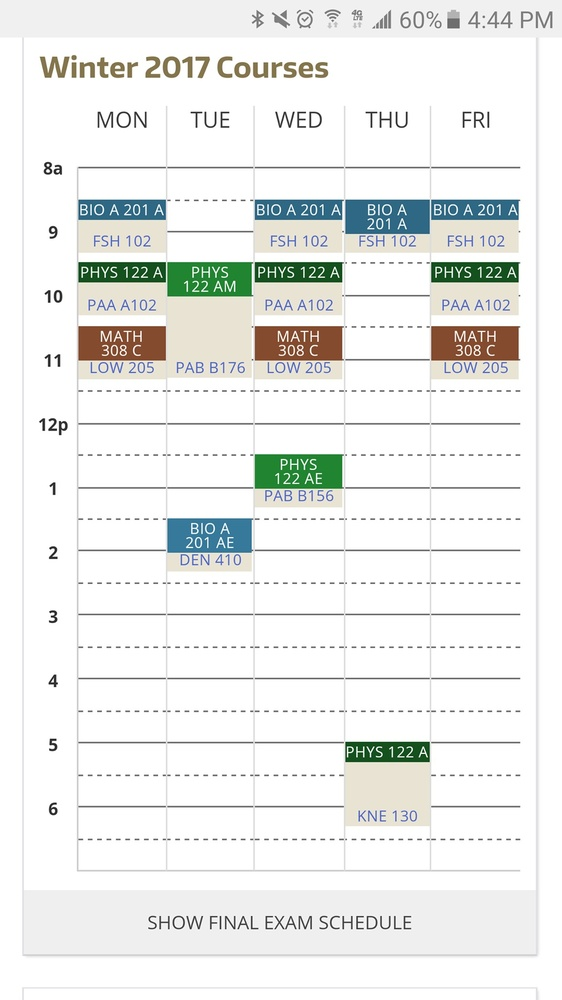
//> input picture opencv/testdata/schedule.jpg, 562 x 1000 px, shrunk from 1152 x 2048 before the run
$ ./main ../../testdata/   (built with g++ and OpenCV 4)
//> lines starting //> are read from the running program, lines starting //| are printed output that depends on the picture; after the words box and inside, x2 and y2 are one past the last pixel; in counts of white or black regions, pixels touching at a corner belong together
### opencv/ScheduleCV/OCR.h
#pragma once

#include "opencv2/imgproc/imgproc.hpp"

using namespace std;
using namespace cv;

void convertToText(vector<Mat> classMats, uint32_t dayIndex);

### opencv/ScheduleCV/Tools.h
#pragma once

#include "opencv2/imgproc/imgproc.hpp"

void drawLine(cv::Mat m, cv::Vec4i line, cv::Scalar color);

### opencv/ScheduleCV/HourHeight.h
#pragma once

#include "opencv2/imgproc/imgproc.hpp"

std::vector<cv::Vec2i> contoursToRanges(std::vector<std::vector<cv::Point>> contours);
std::uint32_t getHourHeight(cv::Mat timeline);

### opencv/ScheduleCV/Tools.cpp
#include "opencv2/imgproc/imgproc.hpp"

#include "Tools.h"

using namespace cv;

void drawLine(Mat m, Vec4i line, Scalar color) {
	cv::line(m, Point(line[0], line[1]), Point(line[2], line[3]), color, 3, LINE_AA);
}

### opencv/linux/src/main.cpp
#include "opencv2/imgcodecs.hpp"
#include "opencv2/highgui/highgui.hpp"
#include "opencv2/imgproc/imgproc.hpp"

#include <iostream>
#include <limits.h>

#include "HourHeight.h"
#include "Tools.h"
#include "OCR.h"

using namespace cv;
using namespace std;

#define THRESHOLD			15
#define IN_THRESH(x,y)		abs((x) - (y)) < THRESHOLD

#define SCHEDULE_FILE	"schedule.jpg"

string folder;
uint32_t hourHeight;

// TODO
Vec4i findLeftEdge(vector<Vec4i> lines, size_t width) {
    vector<Vec4i> desiredLines = vector<Vec4i>();

    // Only verticals on the left quarter of the image
    for (auto line : lines) {
        if (IN_THRESH(line[0], line[2]) && (line[0] < width / 4) && (line[2] < width / 4)) {
            desiredLines.push_back(line);
        }
    }

    Vec4i rightLine = { -1, -1, -1, -1 };

    // Now we want the farthest right but also the longest one
    if (desiredLines.size() > 0) {
        rightLine = desiredLines[0];

        // pick the farthest right
        for (auto l : desiredLines) {
            if (l[0] > rightLine[0]) {
                rightLine = l;
            }
        }

        // choose the longest
        for (auto l : desiredLines) {
            if (IN_THRESH(l[0], rightLine[0])) {
                if ((abs(l[3] - l[1]) > abs(rightLine[3] - rightLine[1]))) {
                    rightLine = l;
                }
            }
        }
    }
    return rightLine;
}

// TODO
Vec4i findTopEdge(vector<Vec4i> lines, Vec4i leftEdge) {
    Vec4i topEdge = { -1, -1, -1, -1 };

    // Find the longest line that shares a point with the left edge
    for (size_t i = 0; i < lines.size(); i++) {
        Vec4i l = lines[i];
        // Horizontal?
        if (IN_THRESH(l[1], l[3])) {
            // Shares point?
            if (IN_THRESH(l[0], leftEdge[2]) && IN_THRESH(l[1], leftEdge[3])) {
                // Is longest?
                if (topEdge[0] >= 0) {
                    if (abs(topEdge[2] - topEdge[0]) < abs(l[2] - l[0])) {
                        topEdge = l;
                    }
                }
                else {
                    topEdge = l;
                }
            }
        }
    }

    return topEdge;
}

// TODO
// [52 lines left out: function processDay, not called in this run]

int main(int argc, char** argv) {
    if (argc != 2) {
        cout << "Need folder" << endl;
        exit(1);
    }
    folder = argv[1];
    string filename = folder + "/" SCHEDULE_FILE;
    Mat src = imread(filename);
//> src is the input picture: 1000 rows x 562 cols, CV_8UC3; mean B, G, R 235.3, 237.4, 235.8
    if (src.empty()) {
        cout << "can't open " << filename << endl;
        return -1;
    }

    // Convert to gray
    Mat gray = src;
    cvtColor(src, gray, COLOR_BGR2GRAY);
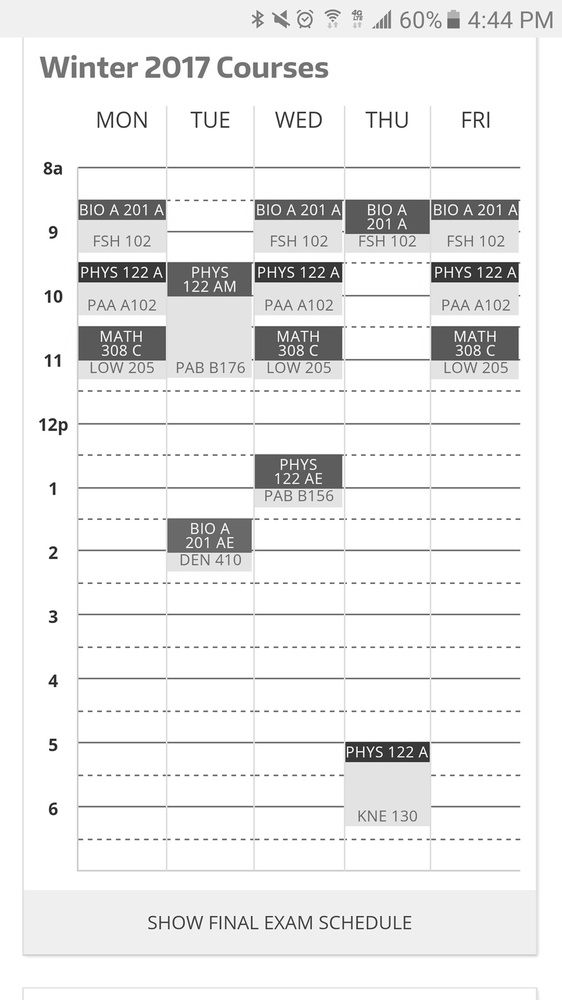
//> gray: 1000 rows x 562 cols, CV_8UC1; min 5, max 255, mean 236.7

    // Detect edges
    Mat edges;
    Canny(gray, edges, 50, 200);
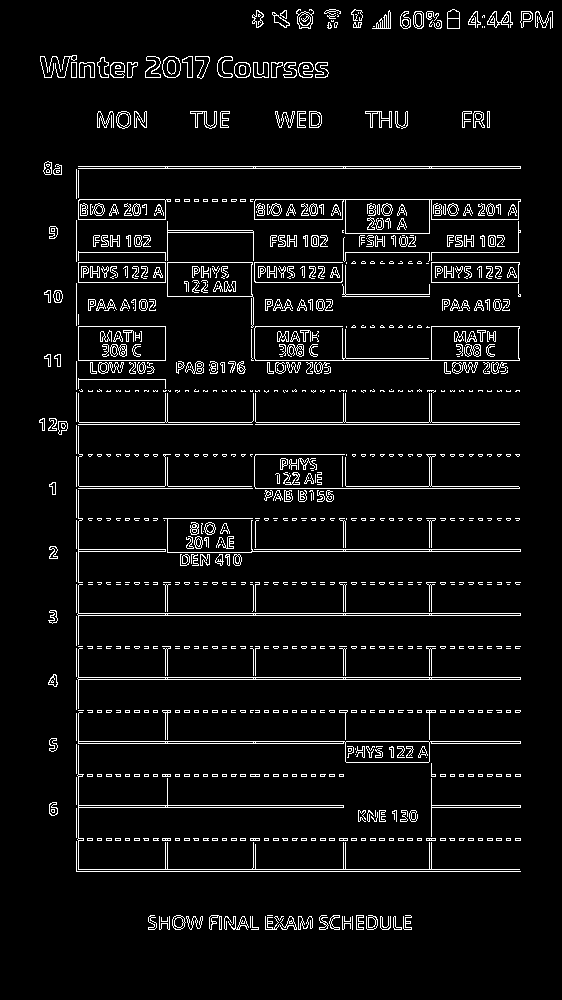
//> edges: 1000 rows x 562 cols, CV_8UC1; 5.8% white in thin lines or dots, all inside (x1, y1, x2, y2) = (39, 9, 553, 930)

    // Set up "output" matrix
    Mat output;
    // We want it BGR so that we can draw colored lines on it
    cvtColor(edges, output, COLOR_GRAY2BGR);

    // Detect lines from edges
    vector<Vec4i> lines;
    HoughLinesP(edges, lines, 1, CV_PI / 180, 50, 150, 10);
//> lines = 47 lines (x1, y1, x2, y2), first 8: [76, 871, 76, 361], [78, 871, 78, 378], [79, 615, 520, 615], [79, 677, 520, 677], [79, 869, 519, 869], [79, 741, 520, 741], [79, 613, 520, 613], [78, 166, 520, 166]

    // Find the left edge of our schedule area
    Vec4i leftEdge = findLeftEdge(lines, edges.cols);
//> the loop in findLeftEdge, `for (auto line : lines)` made 47 passes
//> line on passes 1 to 12: [76, 871, 76, 361], [78, 871, 78, 378], [79, 615, 520, 615], [79, 677, 520, 677], [79, 869, 519, 869], [79, 741, 520, 741], [79, 613, 520, 613], [78, 166, 520, 166], [79, 424, 519, 424], [79, 422, 519, 422], [77, 871, 520, 871], [78, 168, 520, 168]
//> in findLeftEdge, `rightLine = desiredLines[0];`: rightLine = [76, 871, 76, 361]
//> the loop in findLeftEdge, `for (auto l : desiredLines)` made 2 passes
//> the loop in findLeftEdge, `for (auto l : desiredLines)` made 2 passes
//> leftEdge = [76, 871, 76, 361]
    if (leftEdge[0] < 0) {
        return -1;
    }
    drawLine(output, leftEdge, Scalar(0, 0, 255));
//> in drawLine, `cv::line(m, Point(line[0], line[1]), Point(line[2], line[3]), color, 3..`:
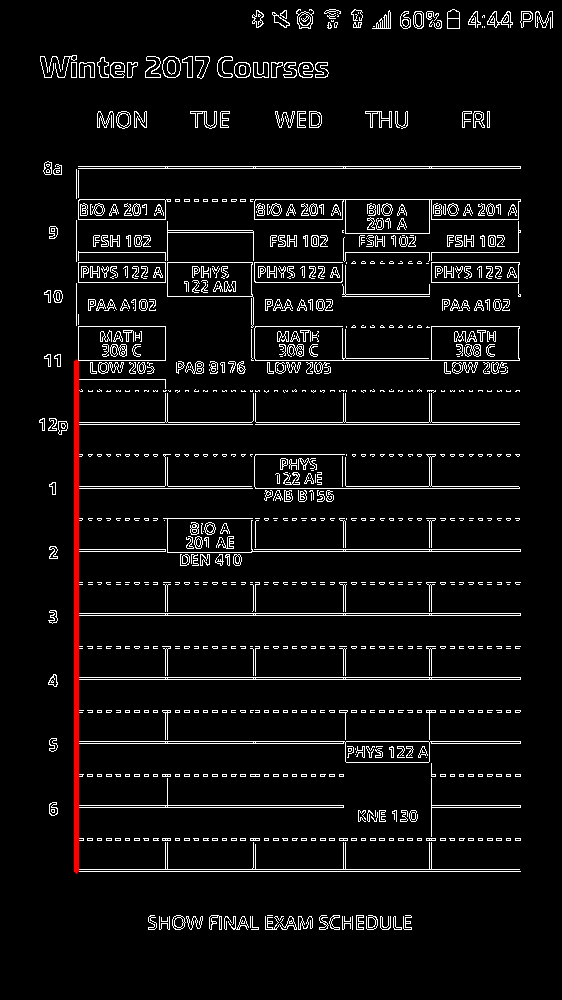
//> m: 1000 rows x 562 cols, CV_8UC3; mean B, G, R 14.5, 14.5, 15.7
    cout << "Found left edge: " << leftEdge << endl;
//| Found left edge: [76, 871, 76, 361]

    // Find the top edge of our schedule area
    Vec4i topEdge = findTopEdge(lines, leftEdge);
//> the loop in findTopEdge, `for (size_t i = 0; i < lines.size(); i++)` made 47 passes
//> after the loop in findTopEdge, `for (size_t i = 0; i < lines.size(); i++)`: topEdge = [-1, -1, -1, -1]
//> topEdge = [-1, -1, -1, -1]
    if (topEdge[0] < 0) {
//> (the run ends here: the program exits with an error code, at `return -1;`)

$ run again, with opencv/testdata/day0.jpg copied over opencv/testdata/schedule.jpg
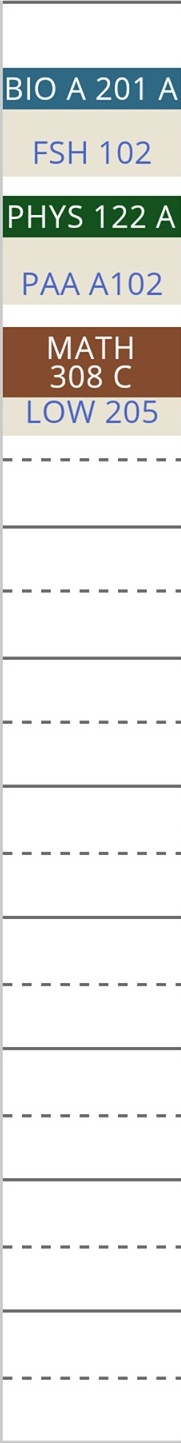
//> input picture opencv/testdata/day0.jpg, 181 x 1443 px
//> src is the input picture: 1443 rows x 181 cols, CV_8UC3; mean B, G, R 226.9, 229.7, 229.6
//> `Canny(gray, edges, 50, 200);`:
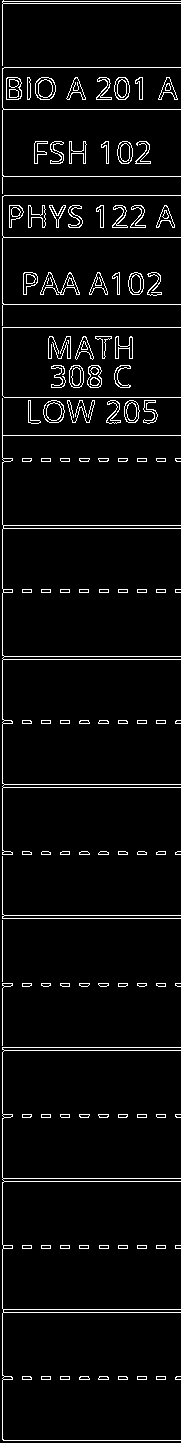
//> edges: 1443 rows x 181 cols, CV_8UC1; 4.7% white in thin lines or dots
//> output: 1443 rows x 181 cols, CV_8UC3; 4.7% white in thin lines or dots
//> lines = 41 lines (x1, y1, x2, y2), first 8: [2, 1439, 2, 1], [3, 327, 180, 327], [3, 176, 180, 176], [4, 397, 180, 397], [4, 67, 180, 67], [3, 1440, 180, 1440], [4, 1050, 180, 1050], [3, 109, 180, 109]
//> the loop in findLeftEdge, `for (auto line : lines)` made 41 passes
//> rightLine = [2, 1439, 2, 1]
//> the loop in findLeftEdge, `for (auto l : desiredLines)` made 1 pass
//| Found left edge: [2, 1439, 2, 1]
//> the loop in findTopEdge, `for (size_t i = 0; i < lines.size(); i++)` made 41 passes
//> topEdge on pass 11: [3, 3, 180, 3]
//> `Vec4i topEdge = findTopEdge(lines, leftEdge);`: topEdge = [3, 3, 180, 3]
//| Found top edge: [3, 3, 180, 3]
//> timeline = 1438 rows, first 8: [0, 0, 255], [0, 0, 255], [0, 0, 0], [0, 0, 255], [0, 0, 255], [0, 0, 255], [0, 0, 255], [0, 0, 255]
//> in getHourHeight, ``: edges = 1438 rows, first 8: [0, 255, 0], [0, 0, 255], [0, 255, 0], [0, 0, 255], [0, 255, 0], [0, 255, 0], [0, 255, 0], [0, 255, 0]
//> contours = 19 contours, all with area under 20
//> the loop in contoursToRanges, `` made 19 passes
//> in getHourHeight, ``: ranges = 19 items, first 12: [1377, 1437], [1312, 1374], [1248, 1307], [1181, 1243], [1117, 1179], [1051, 1115], [987, 1048], [785, 984], [721, 782], [657, 718], [592, 654], [528, 587]
//> in getHourHeight, ``: ranges = 19 items, first 12: [0, 64], [67, 106], [109, 192], [195, 234], [237, 394], [397, 459], [461, 523], [528, 587], [592, 654], [657, 718], [721, 782], [785, 984]
//> combinedRange = [0, 64]
//> the loop in getHourHeight, `` made 18 passes
//> combinedRanges = 1 item: [0, 1437]
//> after the loop in getHourHeight, ``: hourHeightSum = 0
//| Found hour height: 0
//> the loop `for (size_t i = 0; i < 5; i++)` made 5 passes
//| Processing day 0
//> `hconcat(matrices, contourMat);`:
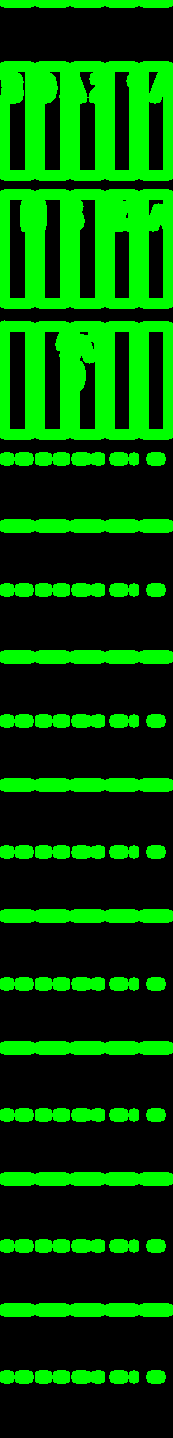
//> contourMat: 1438 rows x 173 cols, CV_8UC3; mean B, G, R 0, 78, 0

$ run again, with opencv/testdata/day2.jpg copied over opencv/testdata/schedule.jpg
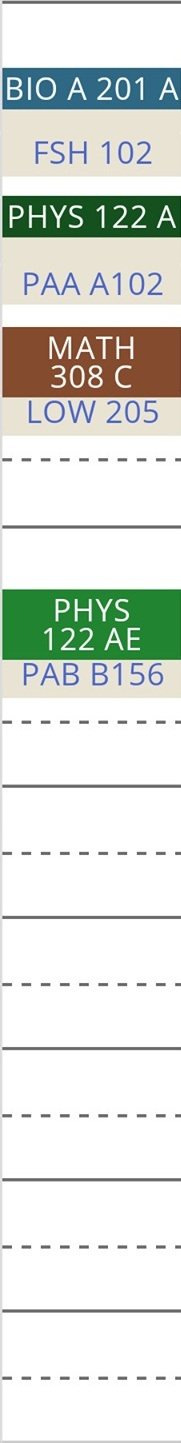
//> input picture opencv/testdata/day2.jpg, 181 x 1443 px
//> src is the input picture: 1443 rows x 181 cols, CV_8UC3; mean B, G, R 217.4, 223.8, 219.4
//> `cvtColor(src, gray, COLOR_BGR2GRAY);`:
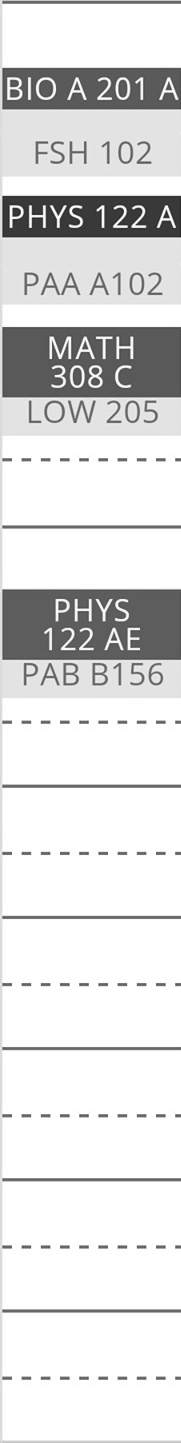
//> gray: 1443 rows x 181 cols, CV_8UC1; min 34, max 255, mean 221.7
//> `Canny(gray, edges, 50, 200);`:
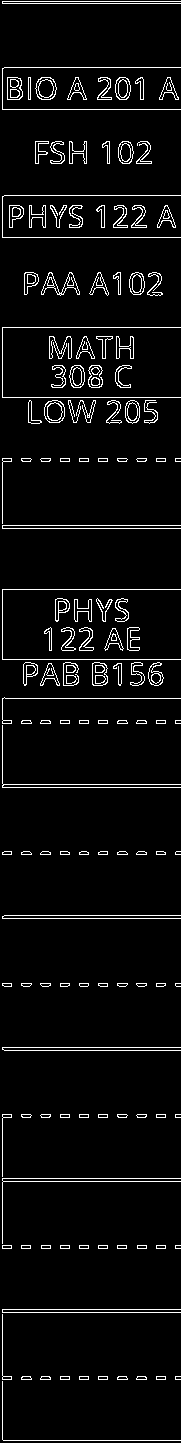
//> edges: 1443 rows x 181 cols, CV_8UC1; 4.8% white in thin lines or dots
//> output: 1443 rows x 181 cols, CV_8UC3; 4.8% white in thin lines or dots
//> lines = 36 lines (x1, y1, x2, y2), first 8: [4, 195, 180, 195], [3, 787, 180, 787], [3, 1178, 180, 1178], [3, 659, 180, 659], [3, 784, 180, 784], [2, 1, 180, 1], [3, 525, 180, 525], [3, 1047, 180, 1047]
//> the loop in findLeftEdge, `for (auto line : lines)` made 36 passes
//> leftEdge = [-1, -1, -1, -1]
